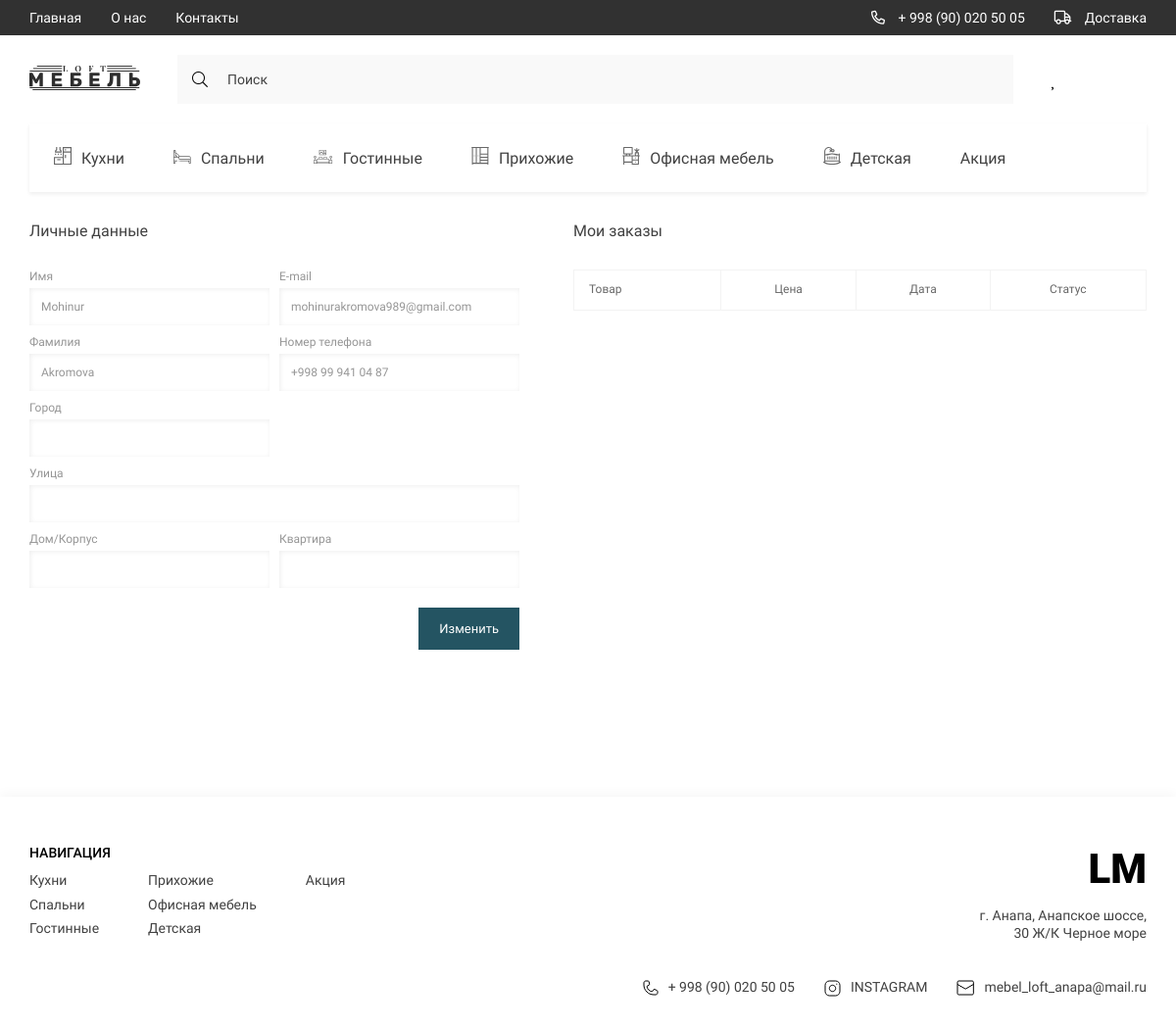
The app's page /profile/ (signed in) with its own data.
### loft/models.py (models this page shows, shortened)
class Category(models.Model):
    title = models.CharField(max_length=150, verbose_name='Категория')
    icon = models.ImageField(upload_to='categories/', null=True, blank=True, verbose_name='Иконка категории')
    slug = models.SlugField(unique=True, null=True)
    parent = models.ForeignKey('self', on_delete=models.CASCADE,
                               null=True, blank=True, related_name='subcategories')
    def get_absolute_url(self):
        return reverse('category', kwargs={'slug': self.slug})
    def get_icon(self):
        if self.icon:
            return self.icon.url
        else:
            return '-'
    class Meta:
        verbose_name = 'Категорию'
        verbose_name_plural = 'Категории'

class Profile(models.Model):
    user = models.OneToOneField(User, on_delete=models.CASCADE, verbose_name='Пользователь')
    phone = models.CharField(max_length=100, blank=True, null=True, verbose_name='Номер телефона')
    email = models.EmailField(max_length=100, null=True, blank=True, verbose_name='Email')
    city = models.CharField(max_length=150, verbose_name='Город', blank=True, null=True)
    street = models.CharField(max_length=150, verbose_name='Улица', blank=True, null=True)
    house = models.CharField(max_length=50, verbose_name='Дом/Корпус', blank=True, null=True)
    flat = models.CharField(max_length=50, verbose_name='Квартира', blank=True, null=True)
    class Meta:
        verbose_name = 'Профиль'
        verbose_name_plural = 'Профили'

### loft/views.py (the view)
# urls.py: path('profile/', edit_account_and_profile_view, name='profile'),
def edit_account_and_profile_view(request):
    categories = Category.objects.all()
    if not request.user.is_authenticated:
        return redirect('main')
    if request.method == 'POST':
        acc_form = ChangeAccountForm(request.POST, instance=request.user)
        profile_form = ChangeProfileForm(request.POST, instance=request.user.profile)
        if acc_form.is_valid() and profile_form.is_valid():
            acc_form.save()
            profile_form.save()
        else:
            return redirect('profile')
    else:
        acc_form = ChangeAccountForm(instance=request.user)
        profile_form = ChangeProfileForm(instance=request.user.profile)
    try:
        customer = Customer.objects.get(user=request.user)
        save_orders = SaveOrder.objects.filter(customer=customer).order_by('-created_at')
        save_carts = [order.products.all() for order in save_orders]
    except Customer.DoesNotExist:
        save_carts = None
        print('Нет продуктов')
    context = {
        'acc_form': acc_form,
        'profile_form': profile_form,
        'save_carts': save_carts,
        'categories': categories,
        'title': 'Профиль'
    }
    return render(request, 'loft/profile.html', context)

### loft/forms.py
class ChangeAccountForm(UserChangeForm):
    class Meta:
        model = User
        fields = ['first_name', 'last_name', 'email']
        widgets = {
            'first_name': forms.TextInput(attrs={
                'class': 'form-control contact__section-input'
            }),
            'last_name': forms.TextInput(attrs={
                'class': 'form-control contact__section-input'
            }),
            'email': forms.EmailInput(attrs={
                'class': 'form-control contact__section-input'
            }),
        }

class ChangeProfileForm(forms.ModelForm):
    class Meta:
        model = Profile
        fields = ['phone', 'city', 'street', 'house', 'flat']
        widgets = {
            'phone': forms.TextInput(attrs={
                'class': 'form-control contact__section-input'
            }),
            'city': forms.TextInput(attrs={
                'class': 'form-control contact__section-input'
            }),
            'street': forms.TextInput(attrs={
                'class': 'form-control contact__section-input'
            }),
            'house': forms.TextInput(attrs={
                'class': 'form-control contact__section-input'
            }),
            'flat': forms.TextInput(attrs={
                'class': 'form-control contact__section-input'
            }),
        }

### loft/templatetags/loft_tags.py (called while the page is built)
@register.simple_tag()
def get_categories():
    return Category.objects.all()

### loft/templates/loft/profile.html (shortened to what this page needs)
{% extends 'base.html' %}
{% load loft_tags %}
{% block main %}
<main class="main">
    <div class="profile">
        <div class="container">
            <div class="profile__content">
                <form class="profile__form" method="post" action="">
                    <h2 class="profile__title">Личные данные</h2>
                    <div class="profile__form-grid">
                        <div class="input__title">
                            <h2>Имя</h2>
                            {{ acc_form.first_name }}
                        </div>
                        <div class="input__title">
                            <h2>E-mail</h2>
                            {{ acc_form.email }}
                        </div>
                        <div class="input__title">
                            <h2>Фамилия</h2>
                            {{ acc_form.last_name }}
                        </div>
                        <div class="input__title">
                            <h2>Номер телефона</h2>
                            {{ profile_form.phone }}
                        </div>
                        <div class="input__title">
                            <h2>Город</h2>
                            {{ profile_form.city }}
                        </div>
                        <div></div>
                        <div class="input__title _span-two">
                            <h2>Улица</h2>
                            {{ profile_form.street }}
                        </div>
                        <div class="input__title">
                            <h2>Дом/Корпус</h2>
                            {{ profile_form.house }}
                        </div>
                        <div class="input__title">
                            <h2>Квартира</h2>
                            {{ profile_form.flat }}
                        </div>
                    </div>
                    <button class="btn profile__btn" type="submit">Изменить</button>
                </form>
                <div class="profile__orders">
                    <h2 class="profile__title">Мои заказы</h2>
                    {% if save_carts %}
                    <table class="profile__table">
                        <tr>
                            <td colspan="4">Товар</td>
                            <td>Цена</td>
                            <td>Дата</td>
                            <td>Статус</td>
                        </tr>
                    </table>
                    {% else %}
                    <p>Нет заказанных товаров</p>
                    {% endif %}
                </div>
            </div>
        </div>
    </div>
</main>
{% endblock main %}

### templates/components_base/_nav__catigories.html
{% load static %}
{% load loft_tags %}
{% get_categories as categories %}
<ul class="header__list _categories">
    {% for category in categories %}
    <li>
        <a href="{{ category.get_absolute_url }}" class="header__list-links">
                        <span class="header__list-img">
                            {% if category.icon %}
                            <img src="{{ category.get_icon }}" alt="icons">
                            {% endif %}
                        </span>
            {{ category.title }}
        </a>
    </li>
    {% endfor %}
</ul>

### templates/layout/_footer.html (shortened to what this page needs)
{% load static %}
<footer class="footer">
    <div class="container">
        <div class="footer__content">
            <div class="footer__navigate">
                <div class="footer__navigate-part">
                    <h2 class="footer__navigate-title">НАВИГАЦИЯ</h2>
                    <div class="footer__navigate-lists">
                        <ul class="footer__navigate-list">
                            {% for category in categories|slice:":3" %}
                            <li><a href="{{ category.get_absolute_url }}" class="footer__navigate-links">{{ category.title }}</a></li>
                            {% endfor %}
                        </ul>
                        <ul class="footer__navigate-list">
                            {% for category in categories|slice:"3:6" %}
                            <li><a href="{{ category.get_absolute_url }}" class="footer__navigate-links">{{ category.title }}</a></li>
                            {% endfor %}
                        </ul>
                        <ul class="footer__navigate-list">
                            {% for category in categories|slice:"6:" %}
                            <li><a href="{{ category.get_absolute_url }}" class="footer__navigate-links">{{ category.title }}</a></li>
                            {% endfor %}
                        </ul>
                    </div>
                </div>
                <div class="footer__navigate-part _right">
                    <a href="{% url 'main' %}" class="footer__logo">LM</a>
                    <p class="footer__adress">г. Анапа, Анапское шоссе, 30 Ж/К Черное море</p>
                </div>
            </div>
            <div class="footer__social">
                <ul class="footer__social-list">
                    <li>
                        <a href="tel:998900205005" class="footer__social-links">
                            <img src="{% static 'loft/assets/icons/phone.svg' %}" alt="phone">
                            + 998 (90) 020 50 05
                        </a>
                    </li>
                    <li>
                        <a href="https://www.instagram.com/" target="_blank" class="footer__social-links">
                            <img src="{% static 'loft/assets/icons/inst.svg' %}" alt="insta">
                            INSTAGRAM
                        </a>
                    </li>
                    <li>
                        <a href="mailto:mebel_loft_anapa@mail.ru" target="_blank" class="footer__social-links">
                            <img src="{% static 'loft/assets/icons/mail.svg' %}" alt="mail">
                            mebel_loft_anapa@mail.ru
                        </a>
                    </li>
                </ul>
            </div>
        </div>
    </div>
</footer>

### loft/static/loft/style/style.css (style rules this page uses)
:root { --containerWidth: 1140px; --primaryColor: #414141; --primaryFont: 'Roboto'; --mainColor: #245462; }
* { padding: 0; margin: 0; box-sizing: border-box; text-decoration: none; list-style: none; font-family: var(--primaryFont); }
.container { width: 100%; max-width: calc(var(--containerWidth) + 30px); margin: 0 auto; padding: 0 15px; }
.btn { outline: none; border: none; padding: 13px 20px; font-style: normal; font-weight: normal; font-size: 13px; line-height: 15px; background: var(--mainColor); border: 1px solid var(--mainColor); transition: color .3s linear, background .3s linear; color: #FFFFFF; }
.nav__content-bars, ._categories, .nav__list-links>img, .nav__bars-open, ._truck { display: none; }
.header__list { display: flex; justify-content: space-between; align-items: center; }
.header__list._categories { justify-content: flex-start; width: 100%; overflow-x: scroll; background: #FFFFFF; box-shadow: 0px 2px 4px rgba(0, 0, 0, 0.07); margin-bottom: 30px; }
.header__list-links { padding: 24px 25px; display: flex; justify-content: center; align-items: center; height: 70px; transition: background .3s linear, color .3s linear; width: max-content; font-family: 'Roboto'; font-size: 16px; line-height: 19px; color: #414141; }
.header__list-links img { margin-right: 10px; min-width: 18px; transition: filter .3s linear; }
.main { width: 100%; flex-grow: 1; padding-bottom: 150px; }
.input__title { width: 100%; }
.input__title h2, .textarea__title { font-style: normal; font-weight: normal; font-size: 12px; line-height: 14px; color: #969696; margin-bottom: 5px; }
.contact__section-input, .contact__section-message { width: 100%; font-style: normal; font-weight: normal; font-size: 12px; line-height: 14px; resize: none; color: #969696; padding: 12px; box-shadow: inset 1px 1px 5px rgba(0, 0, 0, 0.07); border: none; outline: none; }
.profile { width: 100%; }
.profile__content { display: flex; justify-content: space-between; }
.profile__form { display: flex; flex-direction: column; width: 100%; max-width: 500px; }
.profile__title { font-style: normal; font-weight: normal; font-size: 16px; line-height: 19px; color: var(--primaryColor); margin-bottom: 30px; }
.profile__form-grid { display: grid; grid-template-columns: repeat(2, 1fr); gap: 10px; }
._span-two { grid-column: span 2; }
.profile__table { font-style: normal; font-weight: normal; font-size: 12px; line-height: 147.69%; color: #686868; }
.profile__table td, .profile__table { border: 1px solid #F3F3F3; border-collapse: collapse; }
.profile__table tr td { text-align: center; padding: 25px 15px; }
.profile__table tr:first-child td { padding: 11px 15px; }
.profile__table tr:first-child td:first-child { text-align-last: left; }
.profile__orders { display: flex; flex-direction: column; width: 100%; max-width: 585px; }
.profile__btn { align-self: flex-end; margin-top: 20px; }
.footer { width: 100%; padding: 49px 0 32px; background: #FFFFFF; box-shadow: 0px -4px 10px rgba(0, 0, 0, 0.03); }
.footer__content { width: 100%; display: flex; flex-direction: column; justify-content: center; }
.footer__navigate { display: flex; width: 100%; justify-content: space-between; margin-bottom: 35px; }
.footer__navigate-part._right { text-align: right; }
.footer__navigate-title { font-weight: 500; font-size: 14px; line-height: 126.69%; color: #000000; margin-bottom: 10px; text-transform: uppercase; }
.footer__navigate-lists { display: flex; }
.footer__navigate-list { display: flex; flex-direction: column; align-items: flex-start; justify-content: flex-start; }
.footer__navigate-list:not(:last-child) { margin-right: 50px; }
.footer__navigate-links { font-size: 14px; line-height: 126.69%; color: #414141; display: block; margin-bottom: 7.24px; transition: color .3s linear; }
.footer__logo { font-weight: 900; font-size: 42px; line-height: 49px; color: #000000; display: block; margin-bottom: 15px; }
.footer__adress { font-size: 14px; line-height: 126.69%; text-align: right; color: #414141; width: 100%; max-width: 171px; }
.footer__social { display: flex; justify-content: space-between; width: 100%; }
.footer__social-list { display: flex; justify-content: center; text-align: right; align-items: center; }
.footer__social-links { display: flex; justify-content: center; align-items: center; font-size: 14px; line-height: 126.69%; color: #414141; margin-right: 30px; }
.footer__social-list li:last-child .footer__social-links { margin-right: 0; }
.footer__social-links img { margin-right: 10px; }

### records on screen
Category: get_icon (picture), title "Кухни"
Category: get_icon (picture), title "Спальни"
Category: get_icon (picture), title "Гостинные"
Category: get_icon (picture), title "Прихожие"
Category: get_icon (picture), title "Офисная мебель"
Category: get_icon (picture), title "Детская"
Category: title "Акция"
Profile: phone "+998 99 941 04 87"
